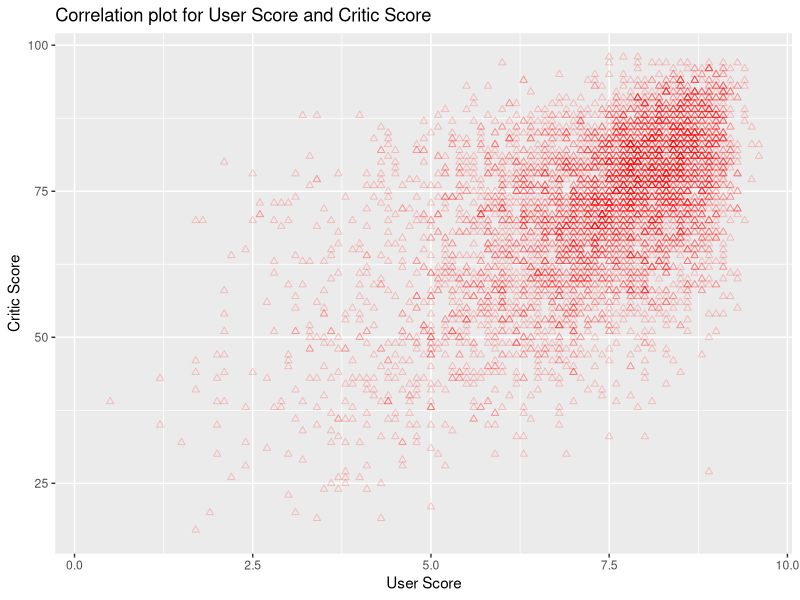
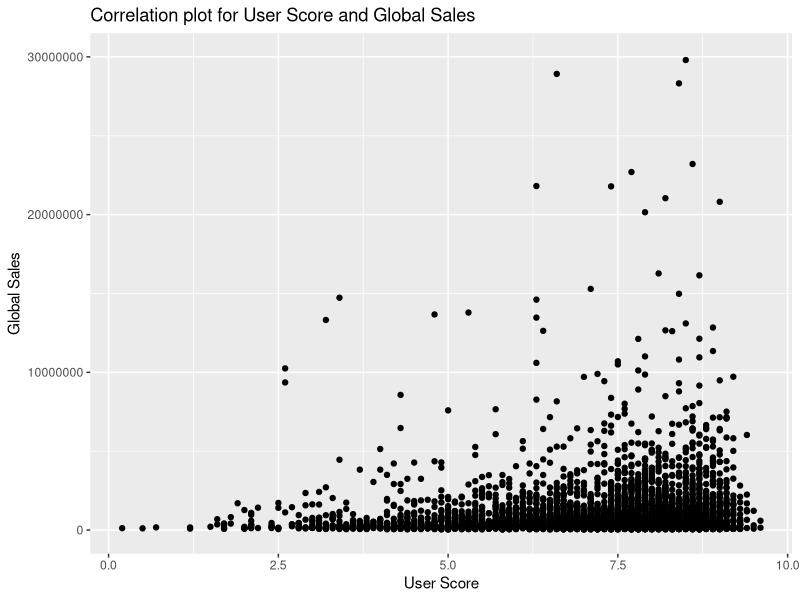
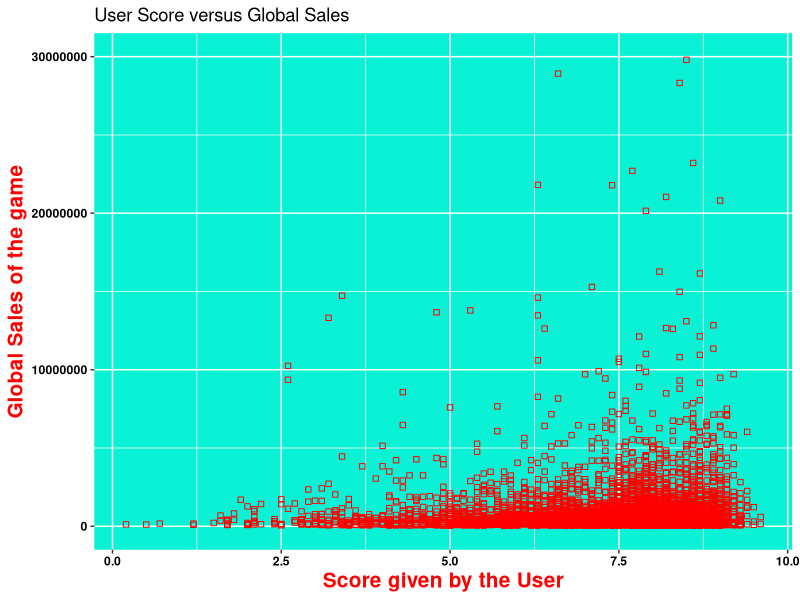
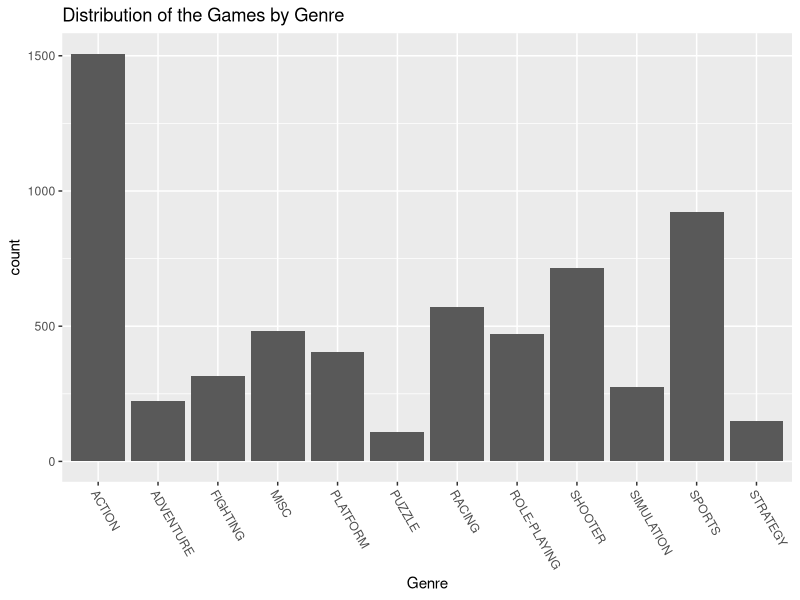
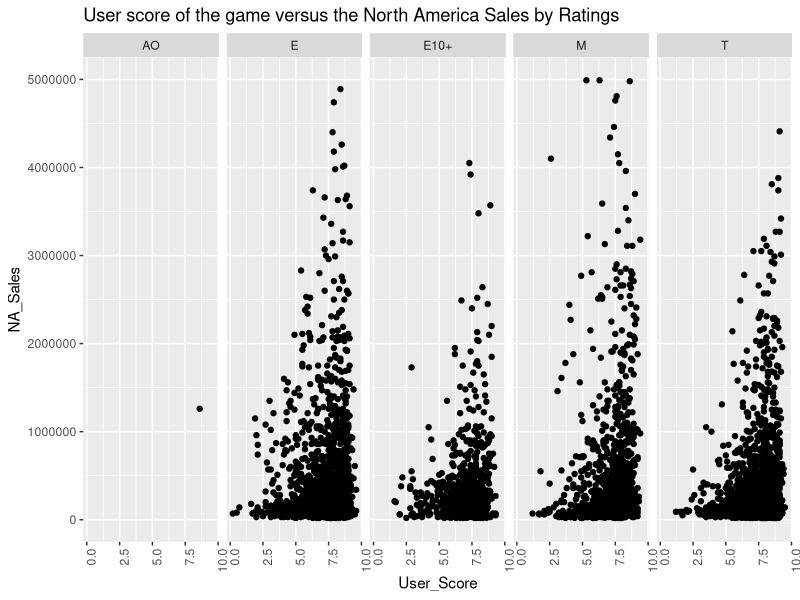
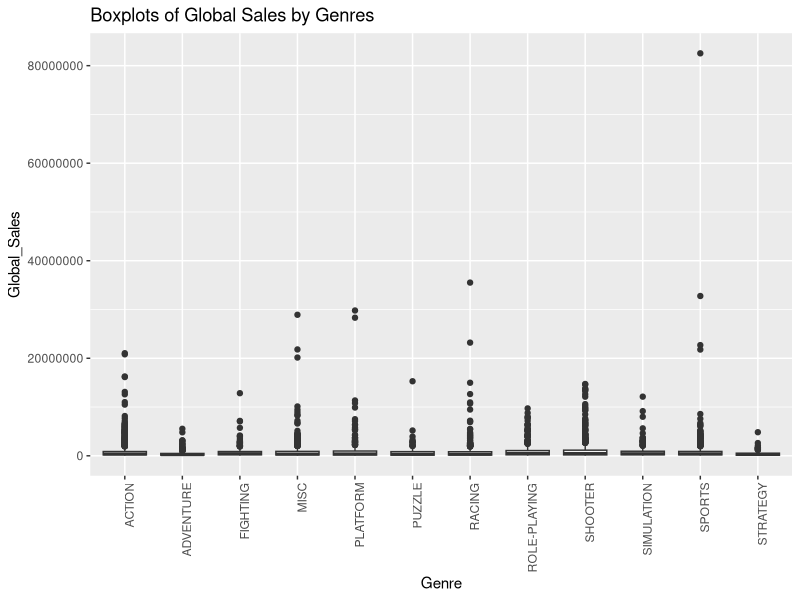
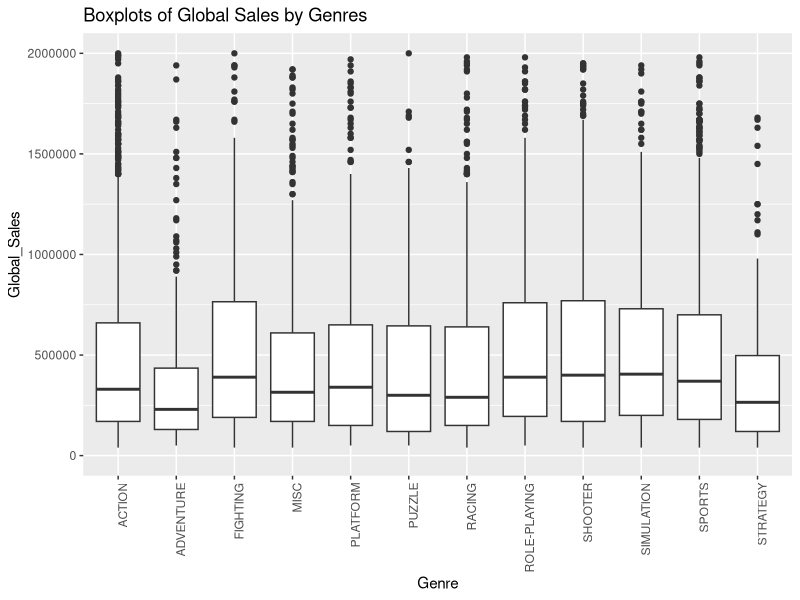
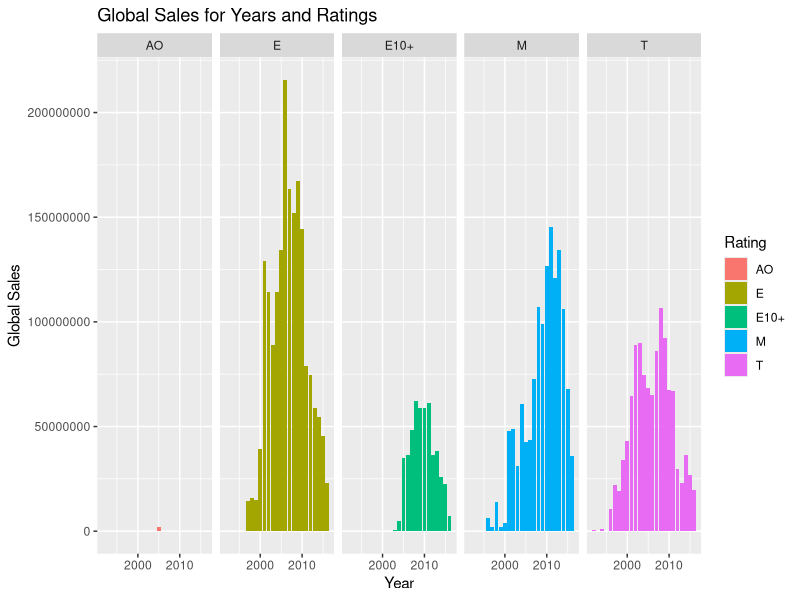

Write R code to recreate these figures, in order.
## ---- chunk 1
library(dplyr)
library(ggplot2)
library(magrittr)
## ---- chunk 2
games <- read.csv("Video_Games.csv", stringsAsFactors = F)

games_new <- games %>% 
  select(-c("Publisher", "JP_Sales", "Critic_Count", "User_Count", "Developer")) %>%
  mutate(NA_Sales = 10^6 * NA_Sales, EU_Sales = 10^6 * EU_Sales, Global_Sales = 10^6 * Global_Sales) %>%
  filter(NA_Sales >= 20000 & EU_Sales >= 20000 & Rating %in% c("E", "M", "T", "E10+", "AO"))
## ---- chunk 3
sapply(games_new, class)
## ---- chunk 4
games_new$Year <- gsub("N/A", NA, games_new$Year)
games_new$Year <- as.numeric(games_new$Year)

## ---- chunk 5
unique(games_new$User_Score)

games_new$User_Score <- gsub("tbd", NA, games_new$User_Score)
games_new$User_Score <- as.numeric(games_new$User_Score)

sapply(games_new, class) # now User_Score is numeric too
## ---- chunk 6
games_new$Critic_Score = ifelse(games_new$Critic_Score > 100 | 
                                  games_new$Critic_Score < 0, NA, games_new$Critic_Score)
games_new$User_Score = ifelse(games_new$User_Score > 10 |
                                games_new$User_Score < 0, NA, games_new$User_Score)
## ---- chunk 7
games_new$Genre <- games_new$Genre %>% toupper() %>% trimws()
unique(games_new$Genre) # all duplicates joined in unique categories
## ---- chunk 8
ggplot(data = games_new, aes(x = User_Score, y = Critic_Score)) +
  geom_point(color = "red", shape = 2, alpha = 0.2) +
  labs(title = "Correlation plot for User Score and Critic Score", 
       x = "User Score", y = "Critic Score")
## ---- chunk 9
options(scipen = 999) # remove scientific notation

ggplot(data = games_new, aes(x = User_Score, y = Global_Sales)) +
  geom_point() +
  labs(title = "Correlation plot for User Score and Global Sales", 
       x = "User Score", y = "Global Sales") +
  ylim(0, 30000000) # was not clear
## ---- chunk 10
ggplot(data = games_new, aes(x = User_Score, y = Global_Sales)) +
  geom_point(color = "red", shape = 0, size = 1.5) +
  labs(title = "User Score versus Global Sales", 
       x = "Score given by the User", y = "Global Sales of the game") +
  ylim(0, 30000000) + 
  theme(axis.title = element_text(size = 15, color = "red", face = "bold"),
        panel.background = element_rect(fill = "#09f2d5"),
        axis.text = element_text(face = "bold", color = "black"))
## ---- chunk 11
ggplot(data = games_new, aes(x = Genre)) +
  geom_histogram(stat = "count") +
  theme(axis.text.x = element_text(angle = -60, hjust = 0)) +
  labs(title = "Distribution of the Games by Genre")
## ---- chunk 12
ggplot(data = games_new, aes(x=User_Score, y=NA_Sales)) + 
  geom_point() +
  facet_grid(.~Rating) +
  theme(axis.text.x = element_text(angle = 90, hjust = 1)) + 
  ylim(0, 5000000) +
  labs(title = "User score of the game versus the North America Sales by Ratings")
## ---- chunk 13
ggplot(data = games_new, aes(x = Genre, y = Global_Sales)) +
  geom_boxplot() +
  theme(axis.text.x = element_text(angle = 90, hjust = 1)) +
  labs(title = "Boxplots of Global Sales by Genres")
## ---- chunk 14
ggplot(data = games_new, aes(x = Genre, y = Global_Sales)) +
  geom_boxplot() +
  theme(axis.text.x = element_text(angle = 90, hjust = 1)) +
  ylim(0, 2000000) +
  labs(title = "Boxplots of Global Sales by Genres")
## ---- chunk 15
games_new %>%
  group_by(Year, Global_Sales, Rating) %>%
  summarise(count = n()) %>%
  ggplot(aes(x = Year, y = Global_Sales, fill = Rating)) +
  geom_bar(stat = "identity") +
  facet_grid(.~Rating) + 
  labs(title = "Global Sales for Years and Ratings", y = "Global Sales")
## ---- chunk 16
games_new %>%
    group_by(Genre) %>%
    summarise(count = n()) %>%
    arrange(desc(count))
## ---- chunk 17
games_new = games_new %>%
  mutate(CU_Score = rowMeans(cbind(User_Score*10, Critic_Score)))

head(games_new$CU_Score)
## ---- chunk 18
top_platforms <- games_new %>%
  group_by(Platform) %>%
  summarise(count = n()) %>%
  arrange(desc(count)) %>%
  head(3)

top_platforms
## ---- chunk 19
games_new$Platform <-
  ifelse(games_new$Platform %in% top_platforms$Platform, top_platforms$Platform, "Other")

games_new <- games_new[complete.cases(games_new), ]

games_new %>%
    group_by(Platform, Year) %>%
    summarise(count = n()) %>%
    ggplot(aes(x = Year, y = count, fill = Platform)) +
    geom_bar(stat = "identity") +
    facet_grid(.~Platform) +
    labs(title = "Distribution of Games for Years and Platforms", y = "Number of Games") +
    theme(axis.text.x = element_text(angle = 90, hjust = 1, size = 10))
